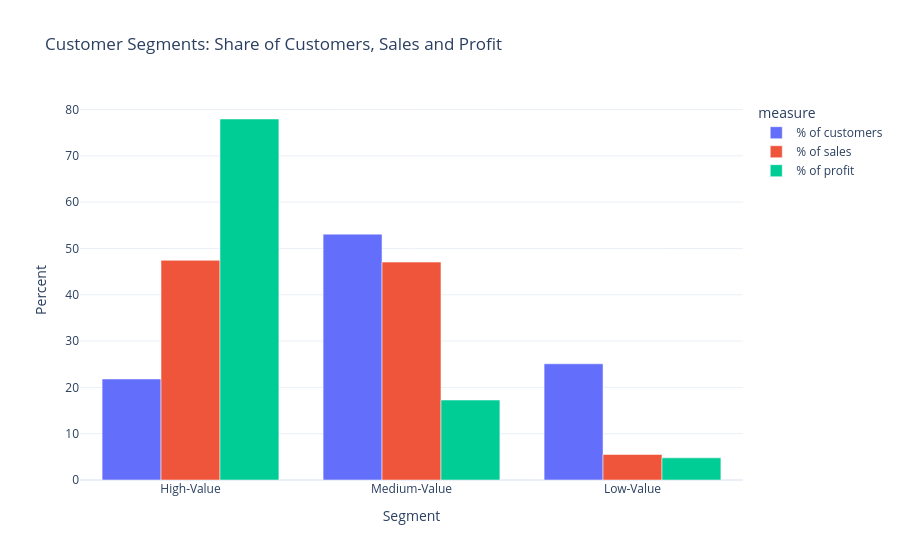

The notebook cell saved with this chart:
### Code cell
share = seg.melt(id_vars="value_segment", value_vars=["customers_pct", "sales_share_pct", "profit_share_pct"],
                 var_name="measure", value_name="percent")
share["measure"] = share.measure.map({"customers_pct": "% of customers", "sales_share_pct": "% of sales",
                                      "profit_share_pct": "% of profit"})
fig_seg = px.bar(share, x="value_segment", y="percent", color="measure", barmode="group",
                 category_orders={"value_segment": ["High-Value", "Medium-Value", "Low-Value"]},
                 title="Customer Segments: Share of Customers, Sales and Profit",
                 labels={"value_segment": "Segment", "percent": "Percent"})
fig_seg.show()

### Figure 1 — Plotly figure (JSON) as saved in the notebook; plotly's stock layout.template omitted (floating-point values rounded to 4 significant figures)
{"data": [{"alignmentgroup": "True", "hovertemplate": "measure=% of customers<br>Segment=%{x}<br>Percent=%{y}<extra></extra>", "legendgroup": "% of customers", "marker": {"color": "#636efa", "pattern": {"shape": ""}}, "name": "% of customers", "offsetgroup": "% of customers", "orientation": "v", "showlegend": true, "textposition": "auto", "type": "bar", "x": ["High-Value", "Medium-Value", "Low-Value"], "xaxis": "x", "y": [21.82, 53.09, 25.09], "yaxis": "y"}, {"alignmentgroup": "True", "hovertemplate": "measure=% of sales<br>Segment=%{x}<br>Percent=%{y}<extra></extra>", "legendgroup": "% of sales", "marker": {"color": "#EF553B", "pattern": {"shape": ""}}, "name": "% of sales", "offsetgroup": "% of sales", "orientation": "v", "showlegend": true, "textposition": "auto", "type": "bar", "x": ["High-Value", "Medium-Value", "Low-Value"], "xaxis": "x", "y": [47.44, 47.06, 5.505], "yaxis": "y"}, {"alignmentgroup": "True", "hovertemplate": "measure=% of profit<br>Segment=%{x}<br>Percent=%{y}<extra></extra>", "legendgroup": "% of profit", "marker": {"color": "#00cc96", "pattern": {"shape": ""}}, "name": "% of profit", "offsetgroup": "% of profit", "orientation": "v", "showlegend": true, "textposition": "auto", "type": "bar", "x": ["High-Value", "Medium-Value", "Low-Value"], "xaxis": "x", "y": [77.95, 17.26, 4.781], "yaxis": "y"}], "layout": {"barmode": "group", "legend": {"title": {"text": "measure"}, "tracegroupgap": 0}, "title": {"text": "Customer Segments: Share of Customers, Sales and Profit"}, "xaxis": {"anchor": "y", "categoryarray": ["High-Value", "Medium-Value", "Low-Value"], "categoryorder": "array", "domain": [0, 1], "title": {"text": "Segment"}}, "yaxis": {"anchor": "x", "domain": [0, 1], "title": {"text": "Percent"}}}}
